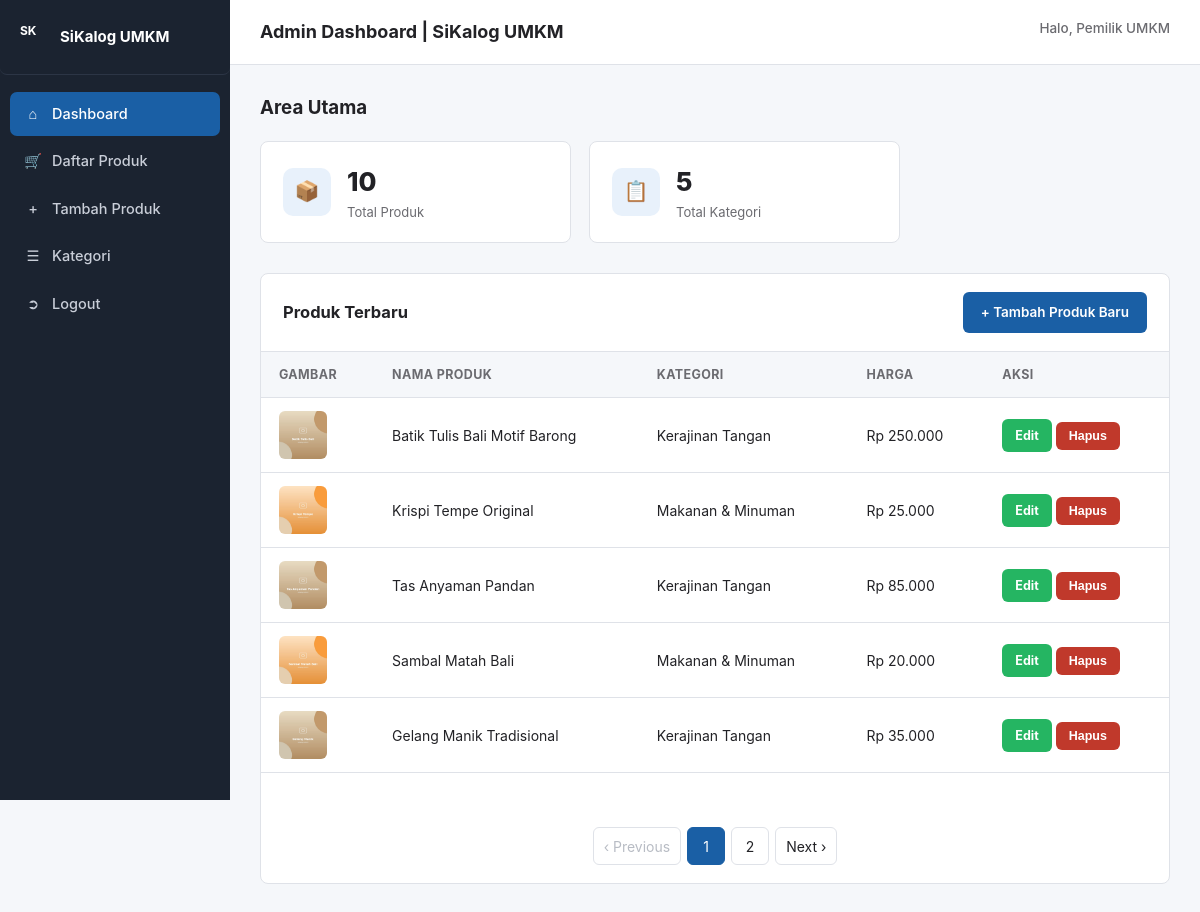
Screenshot of /admin/dashboard.php (signed in) with the database file from the repository.
### tables this page shows
CREATE TABLE produk (
    id_produk       INT             NOT NULL AUTO_INCREMENT,
    nama_produk     VARCHAR(200)    NOT NULL,
    deskripsi       TEXT            NULL,
    harga           DECIMAL(15,2)   NOT NULL DEFAULT 0.00,
    stok            INT             NOT NULL DEFAULT 0,
    gambar          VARCHAR(255)    NULL,
    gambar_2        VARCHAR(255)    NULL COMMENT 'Gambar tambahan untuk galeri thumbnail (opsional)',
    gambar_3        VARCHAR(255)    NULL COMMENT 'Gambar tambahan untuk galeri thumbnail (opsional)',
    id_kategori     INT             NULL,
    is_active       TINYINT(1)      NOT NULL DEFAULT 1,
    created_at      TIMESTAMP       NOT NULL DEFAULT CURRENT_TIMESTAMP,
    updated_at      TIMESTAMP       NOT NULL DEFAULT CURRENT_TIMESTAMP ON UPDATE CURRENT_TIMESTAMP,
    PRIMARY KEY (id_produk),
    CONSTRAINT fk_produk_kategori FOREIGN KEY (id_kategori)
        REFERENCES kategori (id_kategori) ON DELETE SET NULL ON UPDATE CASCADE
);

CREATE TABLE kategori (
    id_kategori     INT             NOT NULL AUTO_INCREMENT,
    nama_kategori   VARCHAR(100)    NOT NULL,
    deskripsi       VARCHAR(255)    NULL,
    created_at      TIMESTAMP       NOT NULL DEFAULT CURRENT_TIMESTAMP,
    PRIMARY KEY (id_kategori)
);

### admin/dashboard.php (the view, shortened to what this page needs)
<?php
require __DIR__ . '/../config/database.php';
require __DIR__ . '/../includes/functions.php';
$totalProduk   = (int)$pdo->query("SELECT COUNT(*) FROM produk")->fetchColumn();
$totalKategori = (int)$pdo->query("SELECT COUNT(*) FROM kategori")->fetchColumn();
$page    = max(1, (int)($_GET['page'] ?? 1));
$perPage = 5;
$totalPages = max(1, (int)ceil($totalProduk / $perPage));
$page = min($page, $totalPages);
$offset = ($page - 1) * $perPage;
$stmt = $pdo->prepare("SELECT p.*, k.nama_kategori
                        FROM produk p LEFT JOIN kategori k ON p.id_kategori = k.id_kategori
                        ORDER BY p.created_at DESC LIMIT :lim OFFSET :off");
$stmt->bindValue(':lim', $perPage, PDO::PARAM_INT);
$stmt->bindValue(':off', $offset, PDO::PARAM_INT);
$stmt->execute();
$produkTerbaru = $stmt->fetchAll();
require __DIR__ . '/includes/admin-header.php';
?>
<h3 style="margin-top:0;">Area Utama</h3>
<div class="stat-cards">
  <div class="stat-card">
    <div class="stat-icon">&#128230;</div>
    <div>
      <div class="stat-num"><?= $totalProduk ?></div>
      <div class="stat-label">Total Produk</div>
    </div>
  </div>
  <div class="stat-card">
    <div class="stat-icon">&#128203;</div>
    <div>
      <div class="stat-num"><?= $totalKategori ?></div>
      <div class="stat-label">Total Kategori</div>
    </div>
  </div>
</div>
<div class="panel">
  <div class="panel-head">
    <h3>Produk Terbaru</h3>
    <a href="tambah-produk.php" class="btn-primary">+ Tambah Produk Baru</a>
  </div>
  <?php if (count($produkTerbaru) === 0): ?>
    <div class="empty-state"><p>Belum ada produk. Klik "Tambah Produk Baru" untuk memulai.</p></div>
  <?php else: ?>
    <table class="admin-table">
      <thead>
        <tr>
          <th>Gambar</th>
          <th>Nama Produk</th>
          <th>Kategori</th>
          <th>Harga</th>
          <th>Aksi</th>
        </tr>
      </thead>
      <tbody>
        <?php foreach ($produkTerbaru as $p): ?>
          <tr>
            <td><img class="thumb-sm" src="<?= gambarProduk($p['gambar']) ?>" alt=""></td>
            <td><?= h($p['nama_produk']) ?></td>
            <td><?= h($p['nama_kategori'] ?? '—') ?></td>
            <td><?= formatRupiah($p['harga']) ?></td>
            <td>
              <a class="btn-edit" href="edit-produk.php?id=<?= (int)$p['id_produk'] ?>">Edit</a>
              <form class="form-hapus" data-nama="<?= h($p['nama_produk']) ?>" method="post" action="proses-hapus.php" style="display:inline;">
                <button type="submit" class="btn-hapus">Hapus</button>
              </form>
            </td>
          </tr>
        <?php endforeach; ?>
      </tbody>
    </table>
    <div style="padding:18px 22px;">
      <?= renderPagination($page, $totalPages, 'dashboard.php') ?>
    </div>
  <?php endif; ?>
</div>
<?php require __DIR__ . '/includes/admin-footer.php'; ?>

### assets/css/style.css (style rules this page uses)
:root { --primary: #1a5fa5; --primary-dark: #134577; --primary-light: #e8f1fb; --accent-green: #25b562; --accent-green-dark: #1f9851; --danger: #c0392b; --danger-dark: #9c2d21; --text-dark: #222226; --text-muted: #6b6b70; --border: #dfe2e8; --bg-soft: #f5f7fa; --white: #ffffff; --radius: 8px; --shadow: 0 1px 3px rgba(20, 30, 50, 0.08), 0 1px 2px rgba(20, 30, 50, 0.06); --shadow-md: 0 4px 12px rgba(20, 30, 50, 0.10); }
* { box-sizing: border-box; }
body { margin: 0; font-family: -apple-system, BlinkMacSystemFont, "Segoe UI", Roboto, Helvetica, Arial, sans-serif; color: var(--text-dark); background: var(--white); line-height: 1.55; }
a { color: var(--primary); text-decoration: none; }
img { max-width: 100%; display: block; }
.stat-cards { display: grid; grid-template-columns: repeat(2, 1fr); gap: 18px; margin-bottom: 30px; max-width: 640px; }
.stat-card { background: #fff; border: 1px solid var(--border); border-radius: var(--radius); padding: 20px 22px; display: flex; align-items: center; gap: 16px; }
.stat-card .stat-icon { width: 48px; height: 48px; border-radius: 10px; background: var(--primary-light); color: var(--primary); display: flex; align-items: center; justify-content: center; font-size: 20px; }
.stat-card .stat-num { font-size: 26px; font-weight: 800; }
.stat-card .stat-label { font-size: 13px; color: var(--text-muted); }
.panel { background: #fff; border: 1px solid var(--border); border-radius: var(--radius); }
.panel-head { display: flex; align-items: center; justify-content: space-between; padding: 18px 22px; border-bottom: 1px solid var(--border); }
.panel-head h3 { margin: 0; font-size: 16.5px; }
.btn-primary { background: var(--primary); color: #fff; border: none; padding: 10px 18px; border-radius: 6px; font-weight: 600; font-size: 13.5px; cursor: pointer; display: inline-block; }
table.admin-table { width: 100%; border-collapse: collapse; }
table.admin-table th, table.admin-table td { padding: 13px 18px; text-align: left; font-size: 14px; border-bottom: 1px solid var(--border); }
table.admin-table th { background: var(--bg-soft); font-weight: 700; font-size: 12.5px; text-transform: uppercase; letter-spacing: .03em; color: var(--text-muted); }
table.admin-table img.thumb-sm { width: 48px; height: 48px; object-fit: cover; border-radius: 6px; }
.btn-edit, .btn-hapus { display: inline-flex; align-items: center; gap: 4px; padding: 7px 13px; border-radius: 6px; font-size: 12.5px; font-weight: 700; border: none; cursor: pointer; color: #fff; }
.btn-edit { background: var(--accent-green); }
.btn-hapus { background: var(--danger); }

### rows the page displays
produk: gambar (picture), nama_produk "Batik Tulis Bali Motif Barong", id_kategori.nama_kategori "Kerajinan Tangan", harga "Rp 250.000"
produk: gambar (picture), nama_produk "Krispi Tempe Original", id_kategori.nama_kategori "Makanan & Minuman", harga "Rp 25.000"
produk: gambar (picture), nama_produk "Tas Anyaman Pandan", id_kategori.nama_kategori "Kerajinan Tangan", harga "Rp 85.000"
produk: gambar (picture), nama_produk "Sambal Matah Bali", id_kategori.nama_kategori "Makanan & Minuman", harga "Rp 20.000"
produk: gambar (picture), nama_produk "Gelang Manik Tradisional", id_kategori.nama_kategori "Kerajinan Tangan", harga "Rp 35.000"

### other values shown
$topbarTitle "Admin Dashboard | SiKalog UMKM"
$_SESSION['admin_nama'] "Pemilik UMKM"
$totalProduk "10"
$totalKategori "5"
